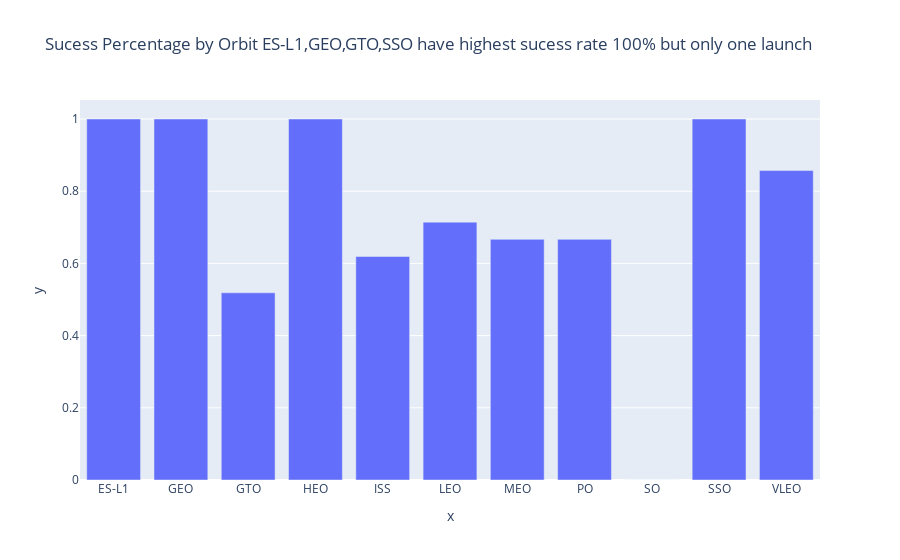

This figure's notebook cell:
### Code cell
# Use plotly express bar chart function px.bar.Provide input data, x and y axis variable, and title of the chart.
# This will give average pass percentage per class
print(Orbfreq.size)
print(Orbfreq.shape)
print(Orbfreq.index)
OO = ['ES-L1','GEO','GTO', 'HEO','ISS', 'LEO','MEO','PO','SO','SSO','VLEO'] 
SS = df2['Class']
print(OO)
print(SS)
fig = px.bar(x=OO, y=SS, title='Sucess Percentage by Orbit ES-L1,GEO,GTO,SSO have highest sucess rate 100% but only one launch') 
fig.show()

### Figure 1 — Plotly figure (JSON) as saved in the notebook; plotly's stock layout.template omitted (floating-point values rounded to 4 significant figures)
{"data": [{"alignmentgroup": "True", "hovertemplate": "x=%{x}<br>y=%{y}<extra></extra>", "legendgroup": "", "marker": {"color": "#636efa", "pattern": {"shape": ""}}, "name": "", "offsetgroup": "", "orientation": "v", "showlegend": false, "textposition": "auto", "type": "bar", "x": ["ES-L1", "GEO", "GTO", "HEO", "ISS", "LEO", "MEO", "PO", "SO", "SSO", "VLEO"], "xaxis": "x", "y": [1, 1, 0.5185, 1, 0.619, 0.7143, 0.6667, 0.6667, 0, 1, 0.8571], "yaxis": "y"}], "layout": {"autosize": true, "barmode": "relative", "legend": {"tracegroupgap": 0}, "title": {"text": "Sucess Percentage by Orbit ES-L1,GEO,GTO,SSO have highest sucess rate 100% but only one launch"}, "xaxis": {"anchor": "y", "autorange": true, "domain": [0, 1], "range": [-0.5, 10.5], "title": {"text": "x"}, "type": "category"}, "yaxis": {"anchor": "x", "autorange": true, "domain": [0, 1], "range": [0, 1.053], "title": {"text": "y"}, "type": "linear"}}}
